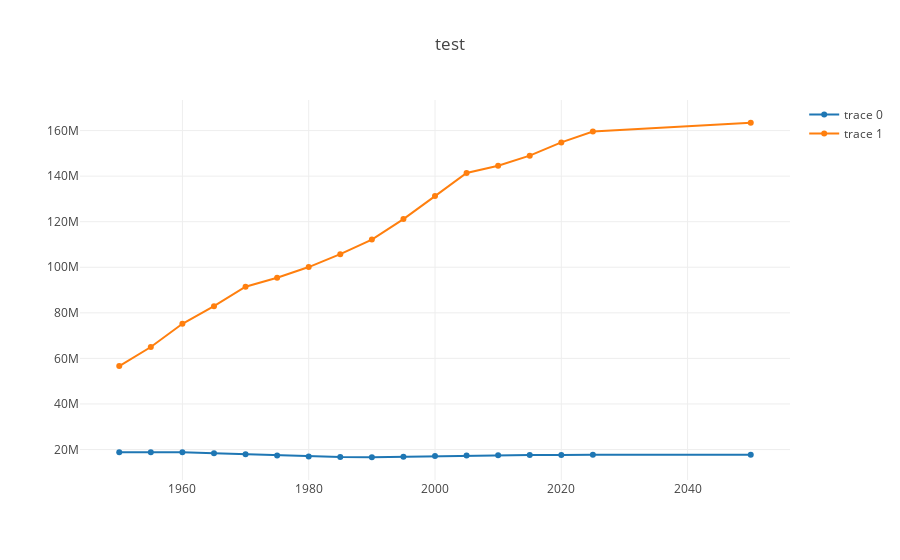

Source (notebook cell):
### Code cell
plotly.offline.iplot({
    "data": [Scatter(x=cities['Year'].unique(), y=country.loc['United Kingdom']['Population']),
            Scatter(x=cities['Year'].unique(), y=country.loc['United States of America']['Population'])],
    "layout": Layout(title="test")
    })

### Figure 1 — Plotly figure (JSON) as saved in the notebook; plotly's stock layout.template omitted (floating-point values rounded to 4 significant figures)
{"data": [{"type": "scatter", "x": [1950, 1955, 1960, 1965, 1970, 1975, 1980, 1985, 1990, 1995, 2000, 2005, 2010, 2015, 2020, 2025, 2050], "y": [18750000, 18760000, 18780000, 18360000, 17910000, 17360000, 16890000, 16710000, 16610000, 16830000, 17110000, 17380000, 17460000, 17550000, 17620000, 17700000, 17743000]}, {"type": "scatter", "x": [1950, 1955, 1960, 1965, 1970, 1975, 1980, 1985, 1990, 1995, 2000, 2005, 2010, 2015, 2020, 2025, 2050], "y": [56640000, 65000000, 75180000, 82930000, 91450000, 95390000, 100090000, 105740000, 112150000, 121140000, 131250000, 141380000, 144560000, 149000000, 154810000, 159600000, 163434000]}], "layout": {"title": "test"}}
